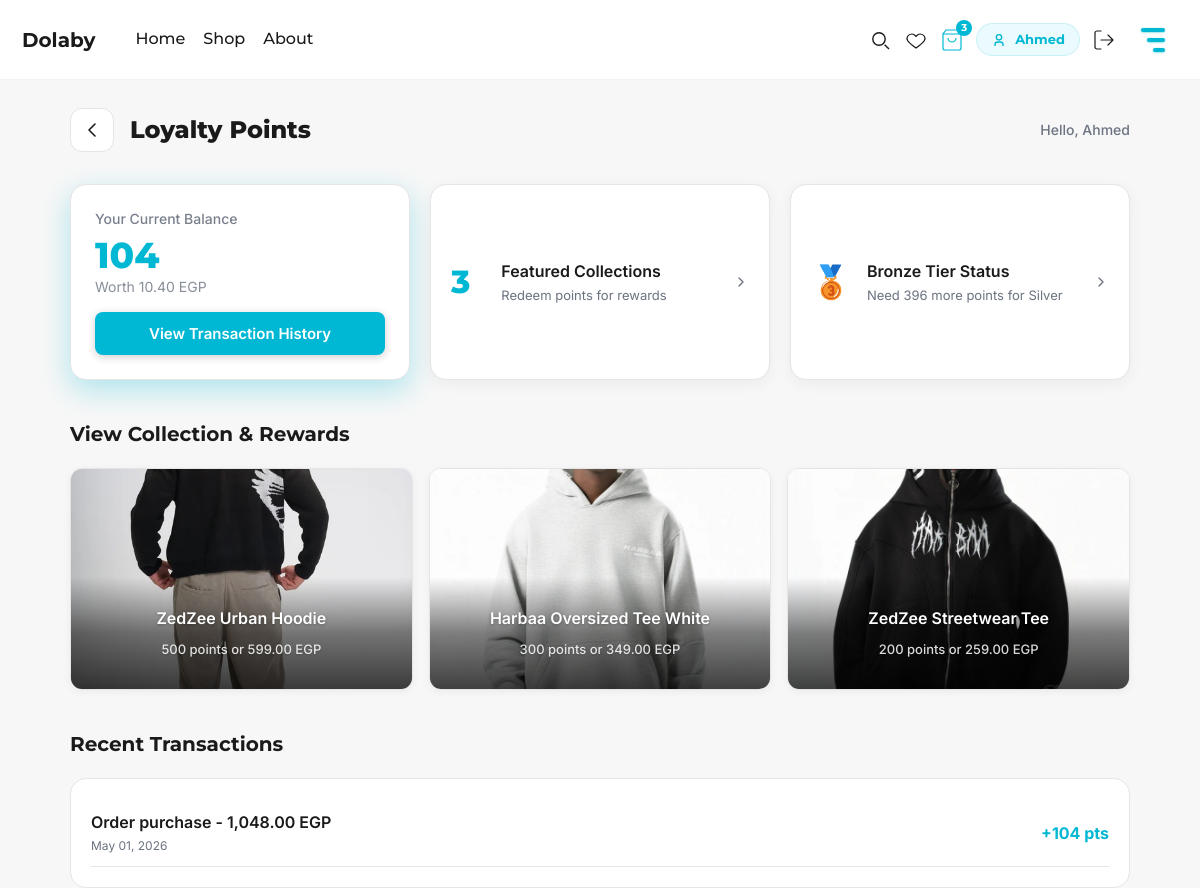
The app's page /php/loyality.php (signed in) with its own data.
### tables this page shows
CREATE TABLE users (
    user_id INT PRIMARY KEY AUTO_INCREMENT,
    role ENUM('customer','brand_owner','admin') DEFAULT 'customer',
    first_name VARCHAR(100) NOT NULL,
    last_name VARCHAR(100) NOT NULL,
    email VARCHAR(255) NOT NULL UNIQUE,
    password_hash VARCHAR(255) NOT NULL,
    phone VARCHAR(20),
    date_of_birth DATE,
    account_status ENUM('active', 'inactive', 'suspended') DEFAULT 'active',
    email_notifications BOOLEAN DEFAULT TRUE,
    member_since TIMESTAMP DEFAULT CURRENT_TIMESTAMP,
    created_at TIMESTAMP DEFAULT CURRENT_TIMESTAMP,
    updated_at TIMESTAMP DEFAULT CURRENT_TIMESTAMP ON UPDATE CURRENT_TIMESTAMP,
    INDEX idx_email (email),
    INDEX idx_account_status (account_status),
    INDEX idx_role (role)
);

CREATE TABLE loyalty_points (
    loyalty_id INT PRIMARY KEY AUTO_INCREMENT,
    user_id INT NOT NULL UNIQUE,
    current_balance INT DEFAULT 0,
    total_earned INT DEFAULT 0,
    total_redeemed INT DEFAULT 0,
    tier_status ENUM('Bronze', 'Silver', 'Gold', 'Platinum', 'Diamond') DEFAULT 'Bronze',
    points_to_next_tier INT DEFAULT 0,
    created_at TIMESTAMP DEFAULT CURRENT_TIMESTAMP,
    updated_at TIMESTAMP DEFAULT CURRENT_TIMESTAMP ON UPDATE CURRENT_TIMESTAMP,
    FOREIGN KEY (user_id) REFERENCES users(user_id) ON DELETE CASCADE,
    INDEX idx_user_id (user_id),
    INDEX idx_tier_status (tier_status)
);

CREATE TABLE products (
    product_id INT PRIMARY KEY AUTO_INCREMENT,
    brand_id INT NOT NULL,
    category_id INT,
    product_name VARCHAR(255) NOT NULL,
    description TEXT,
    price DECIMAL(10, 2) NOT NULL,
    original_price DECIMAL(10, 2),  
    stock_quantity INT DEFAULT 0,
    in_stock BOOLEAN DEFAULT TRUE,
    on_sale BOOLEAN DEFAULT FALSE,
    is_new BOOLEAN DEFAULT FALSE,
    average_rating DECIMAL(3, 2) DEFAULT 0.00,
    total_reviews INT DEFAULT 0,
    sales_count INT DEFAULT 0,
    image_url VARCHAR(500),  
    created_at TIMESTAMP DEFAULT CURRENT_TIMESTAMP,
    updated_at TIMESTAMP DEFAULT CURRENT_TIMESTAMP ON UPDATE CURRENT_TIMESTAMP,
    FOREIGN KEY (brand_id) REFERENCES brands(brand_id) ON DELETE CASCADE,
    FOREIGN KEY (category_id) REFERENCES categories(category_id) ON DELETE SET NULL,
    INDEX idx_brand_id (brand_id),
    INDEX idx_category_id (category_id),
    INDEX idx_in_stock (in_stock),
    INDEX idx_on_sale (on_sale),
    INDEX idx_is_new (is_new),
    INDEX idx_price (price),
    INDEX idx_sales_count (sales_count),
    FULLTEXT idx_search (product_name, description)
);

CREATE TABLE loyalty_transactions (
    transaction_id INT PRIMARY KEY AUTO_INCREMENT,
    loyalty_id INT NOT NULL,
    user_id INT NOT NULL,
    transaction_type ENUM('earned', 'redeemed', 'expired', 'bonus') NOT NULL,
    points INT NOT NULL,
    description VARCHAR(255),
    order_id INT,
    created_at TIMESTAMP DEFAULT CURRENT_TIMESTAMP,
    FOREIGN KEY (loyalty_id) REFERENCES loyalty_points(loyalty_id) ON DELETE CASCADE,
    FOREIGN KEY (user_id) REFERENCES users(user_id) ON DELETE CASCADE,
    FOREIGN KEY (order_id) REFERENCES orders(order_id) ON DELETE SET NULL,
    INDEX idx_loyalty_id (loyalty_id),
    INDEX idx_user_id (user_id),
    INDEX idx_transaction_type (transaction_type),
    INDEX idx_created_at (created_at),
    INDEX idx_order_id (order_id)
);

### php/loyality.php (the view, shortened to what the rows shown need)
<?php
require_once __DIR__ . '/../includes.php';
require_once __DIR__ . '/../header_functions.php';
$userRepository = new UserRepository();
$user = $userRepository->findById($_SESSION['user_id']);
$loyaltyService = new LoyaltyService();
$loyaltyData = $loyaltyService->getLoyaltyPoints($_SESSION['user_id']);
$transactions = $loyaltyService->getTransactions($_SESSION['user_id'], 5);
$productRepository = new ProductRepository();
$featuredProducts = $productRepository->findAll();
$collectionProducts = array_slice($featuredProducts, 0, 3);
$pointsValue = number_format($loyaltyData['current_balance'] * 0.1, 2);
$tierStatus = $loyaltyData['tier_status'] ?? 'Bronze';
$pointsToNext = $loyaltyData['points_to_next_tier'] ?? 500;
renderHeader();
?>
<main class="main" role="main" aria-labelledby="loyalty-main-title">
  <div class="container">
    <header class="loyalty-page-header">
      <a href="<?= BASE_URL ?>/account" class="back-arrow" aria-label="Go back to profile">
        <svg width="24" height="24" viewBox="0 0 24 24" fill="none">
          <path d="M15 18L9 12l6-6" stroke="currentColor" stroke-width="1.6" stroke-linecap="round"
            stroke-linejoin="round" />
        </svg>
      </a>
      <h1 id="loyalty-main-title">Loyalty Points</h1>
      <?php if (isset($user) && $user): ?>
        <div class="loyalty-greetings">Hello, <?= htmlspecialchars($user['first_name'] ?? 'User') ?></div>
      <?php endif; ?>
    </header>
    <section class="loyalty-metrics-grid">
      <div class="loyalty-feature-card">
        <div class="feature-meta">Your Current Balance</div>
        <div class="feature-points"><?= number_format($loyaltyData['current_balance']) ?></div>
        <div class="feature-value">Worth <?= $pointsValue ?> EGP</div>
        <button class="loyalty-action-button" onclick="showTransactions()">View Transaction History</button>
      </div>
      <div class="loyalty-info-card">
        <div class="status-icon">
          <?php
          $tierIcons = [
            'Bronze' => '🥉',
            'Silver' => '🥈',
            'Gold' => '🥇',
            'Platinum' => '💎',
            'Diamond' => '💠'
          ];
          echo $tierIcons[$tierStatus] ?? '🏅';
          ?>
        </div>
        <div class="offers-text-block">
          <div class="offers-label"><?= $tierStatus ?> Tier Status</div>
          <div class="offers-view-all">
            <?php if ($pointsToNext > 0): ?>
              Need <?= number_format($pointsToNext) ?> more points for
              <?php
              $nextTiers = [
                'Bronze' => 'Silver',
                'Silver' => 'Gold',
                'Gold' => 'Platinum',
                'Platinum' => 'Diamond',
                'Diamond' => 'Diamond'
              ];
              echo $nextTiers[$tierStatus] ?? 'next tier';
              ?>
            <?php else: ?>
              You've reached the highest tier!
            <?php endif; ?>
          </div>
        </div>
        <svg width="16" height="16" viewBox="0 0 24 24" fill="none" style="color: var(--muted);">
          <path d="M9 18l6-6-6-6" stroke="currentColor" stroke-width="2" stroke-linecap="round" stroke-linejoin="round"/>
        </svg>
      </div>
    </section>
    <section class="loyalty-promotions">
      <h2 class="promotions-heading">View Collection & Rewards</h2>
      <div class="loyalty-collection-grid">
        <?php if (!empty($collectionProducts)): ?>
          <?php foreach ($collectionProducts as $index => $product): ?>
            <a href="<?= BASE_URL ?>/product?id=<?= $product['id'] ?>" class="collection-item" style="text-decoration: none; color: inherit;">
              <img src="<?= rtrim(BASE_URL, '/') ?><?= htmlspecialchars($product['image_url']) ?>" alt="<?= htmlspecialchars($product['name']) ?>" class="collection-image" onerror="this.src='<?= rtrim(BASE_URL, '/') ?>/assets/images/shop/Harbaa.png'">
              <div class="collection-content">
                <div class="collection-label"><?= htmlspecialchars($product['name']) ?></div>
                <div class="collection-meta">
                  <?php
                  $pointRequirements = [500, 300, 200];
                  $req = $pointRequirements[$index] ?? 250;
                  echo $req . ' points or ' . number_format($product['price'], 2) . ' EGP';
                  ?>
                </div>
              </div>
            </a>
          <?php endforeach; ?>
        <?php endif; ?>
      </div>
    </section>
    <?php if (!empty($transactions)): ?>
    <section class="loyalty-promotions" style="margin-top: 40px;">
      <h2 class="promotions-heading">Recent Transactions</h2>
      <div style="background: var(--white); border: 1px solid var(--divider); border-radius: 16px; padding: 20px;">
        <?php foreach ($transactions as $transaction): ?>
          <div style="display: flex; justify-content: space-between; align-items: center; padding: 12px 0; border-bottom: 1px solid var(--divider);">
            <div>
              <div style="font-weight: 600; color: var(--dark); margin-bottom: 4px;">
                <?= htmlspecialchars($transaction['description'] ?? 'Transaction') ?>
              </div>
              <div style="font-size: 12px; color: var(--muted);">
                <?= date('M d, Y', strtotime($transaction['created_at'])) ?>
              </div>
            </div>
            <div style="font-weight: 700; color: <?= $transaction['transaction_type'] === 'earned' ? 'var(--teal-600)' : 'var(--error)' ?>;">
              <?= $transaction['transaction_type'] === 'earned' ? '+' : '-' ?><?= number_format($transaction['points']) ?> pts
            </div>
          </div>
        <?php endforeach; ?>
      </div>
    </section>
    <?php endif; ?>
  </div>
</main>
</body>
</html>

### header_functions.php (shortened to what the rows shown need)
<?php
function renderHeader($isBrandOwner = false) {
    if ($isBrandOwner) {
        ?>
<!DOCTYPE html>
<html lang="en">
<head>
  <meta charset="UTF-8" />
  <title>Dolaby - Brand Owner</title>
  <meta name="viewport" content="width=device-width, initial-scale=1.0" />
  <link href="https://fonts.googleapis.com/css2?family=Montserrat:wght@700;800&family=Inter:wght@400;500;600;700;800&display=swap" rel="stylesheet" />
  <link rel="stylesheet" href="https://cdnjs.cloudflare.com/ajax/libs/font-awesome/6.4.0/css/all.min.css" />
  <link rel="stylesheet" href="<?= BASE_URL ?>/assets/styles.css">
  <script src="<?= BASE_URL ?>/assets/script.js" defer></script>
</head>
<body>
  <header class="app-header" style="justify-content: space-between; padding: 0 20px;">
    <div class="header-logo"><a href="<?= BASE_URL ?>/brandowner" style="text-decoration: none; color: inherit;">Dolaby</a></div>
    <div class="header-icons" style="display: flex; align-items: center; gap: 12px;">
      <a href="<?= BASE_URL ?>/logout?role=brandowner" class="header-icon-btn" title="Logout" style="display: flex; align-items: center; justify-content: center; width: 40px; height: 40px; border-radius: 8px; transition: all 0.3s ease;">
        <svg width="24" height="24" viewBox="0 0 24 24" fill="none">
          <path d="M9 21H5a2 2 0 0 1-2-2V5a2 2 0 0 1 2-2h4M16 17l5-5-5-5M21 12H9" stroke="currentColor" stroke-width="1.2" stroke-linecap="round" stroke-linejoin="round"/>
        </svg>
      </a>
    </div>
  </header>
<?php
    } else {
        ?>
<!DOCTYPE html>
<html lang="en">
<head>
  <link rel="stylesheet" href="https://cdnjs.cloudflare.com/ajax/libs/font-awesome/6.4.0/css/all.min.css" />
  <link rel="stylesheet" href="<?= BASE_URL ?>/assets/styles.css">
</head>
<body>
  <header class="app-header">
    <div class="header-icons">
      <?php if (isset($_SESSION['user_id'])): ?>
        <a href="<?= BASE_URL ?>/account" title="Account" style="display: flex; align-items: center; gap: 8px; text-decoration: none; padding: 6px 14px; background: rgba(0, 184, 212, 0.08); border-radius: 100px; color: var(--teal-600); border: 1px solid rgba(0, 184, 212, 0.15); transition: background 0.2s;">
          <svg width="16" height="16" viewBox="0 0 24 24" fill="none" style="flex-shrink: 0;">
            <circle cx="12" cy="8" r="4" stroke="currentColor" stroke-width="2" />
            <path d="M6 21v-2a4 4 0 0 1 4-4h4a4 4 0 0 1 4 4v2" stroke="currentColor" stroke-width="2" />
          </svg>
          <span style="font-size: 13px; font-weight: 700; white-space: nowrap;"><?= isset($_SESSION['user_name']) ? htmlspecialchars(explode(' ', trim($_SESSION['user_name']))[0]) : 'Account' ?></span>
        </a>
      <?php endif; ?>
    </div>
  </header>
<?php
    }
}

### records on screen
users: first_name "Ahmed"
loyalty_points: current_balance "104", current_balance "10.40", tier_status "🥉", tier_status "Bronze", points_to_next_tier "396", tier_status "Silver"
products: shows a picture, product_name "ZedZee Urban Hoodie", req "500", price "599.00"
products: shows a picture, product_name "Harbaa Oversized Tee White", req "300", price "349.00"
products: shows a picture, product_name "ZedZee Streetwear Tee", req "200", price "259.00"
loyalty_transactions: description "Order purchase - 1,048.00 EGP", created_at "May 01, 2026", points "104"

### other values on screen
$cartCount "3"
count($collectionProducts) "3"
